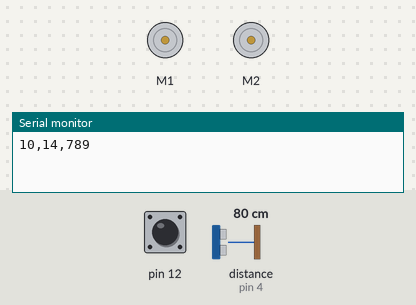
The sketch below on a simulated Arduino Uno, built with avr-gcc and run on an emulated ATmega328P. On the bench: 2 × DC motor (green arrow = forward, orange = backward, longer = faster), the last lines printed to the serial monitor. Wiring (inferred from the names in the program): ultrasonic range finder: trigger pin 2; echo pin 4. The inputs (shaded band) are chosen by the test bench; at power-on: pin 12 HIGH, distance to the obstacle (sensor on pin 4) 80 cm. The echo pulse lasts 58.3 µs per cm.

Above: at 1.2 s.
1.3 s: pin 12 pulled LOW for 0.15 s
At 2.6 s:
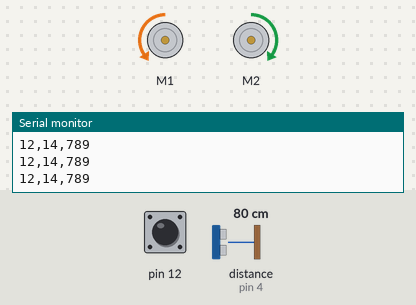
4.4 s: distance to the obstacle (sensor on pin 4) set to 2 cm
At 5.7 s:
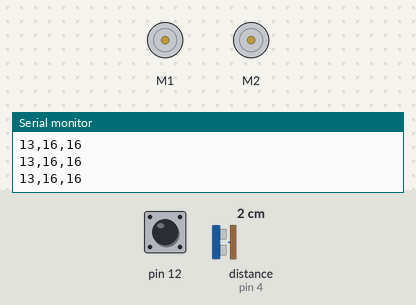
6.6 s: distance to the obstacle (sensor on pin 4) set to 9 cm
At 8.1 s:
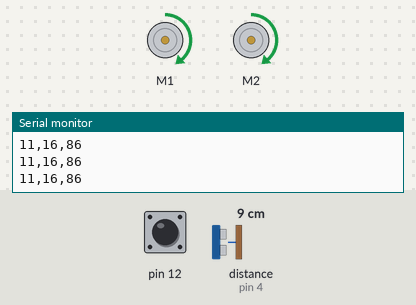
Timing chart, 0 to 15.6 s (numbered marks = the images above; inputs shaded):
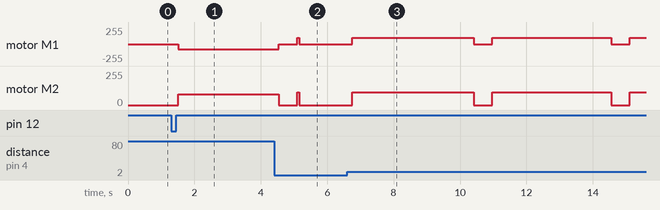

The sketch:

robotsinsa_sonor.ino
```cpp
#include <ZumoMotors.h>        //モータのライブラリ
#include <Adafruit_TCS34725.h> //カラーセンサのライブラリ
#include <Pushbutton.h>

Pushbutton button(ZUMO_BUTTON);

#define WHITE    0 //白
#define BLACK    1 //黒
#define RED      2 //赤
#define BLUE     3 //青
#define OTHER    4 //その他
#define INIT    10 //初期状態
#define FORWARD 11 //直進
#define ROTATE  12 //回転
#define STOP    13 //停止
#define SEARCH  14 //探索
#define FIND    15 //発見
#define PUSH    16 //押出
#define ROT    17 //回転押出


//150,125,100 or 150,150,150


//個体差によって変える変数

int mo_for = 150;   //通常時の前進速度
int mo_rot = 125;   //回転速度
int mo_rev = 100;   //角度調整の際の速度(回転速度よりも小さめに設定)

unsigned long t_for = 2000;   //前進する時間(ms)
unsigned long t_rot = 4000;   //回転する時間(ms)


//モータのglobal変数
ZumoMotors motors;
int motorL, motorR;

//超音波センサのglobal変数
const int trig = 2; //Tringピン
const int echo = 4; //Echoピン
int dist;           //距離(cm)
int rist;           //距離記録用の変数


//状態遷移のglobal変数
int mode;                 //ロボットの状態（初期状態／直進／回転／停止）
int mode2;                 //ロボットの状態2（探索／発見／押し出し）
unsigned long start_time; //時間計測の開始時間

int distance() {
  float interval; //Echoのパルス幅(μs)
  int dst;                //距離(mm)

  //10μsのパルスを超音波センサのTrigピンに出力
  digitalWrite(trig, HIGH);
  delayMicroseconds(10);
  digitalWrite(trig, LOW);

  //5767μs(100cm)、超音波が反射してこなければタイムアウトしてエラー値0を返す
  //Echo信号がHIGHである時間(μs)を計測
  interval = pulseIn(echo, HIGH, 5767);

  dst = interval * 340. / 2. * 1e-3 ; //距離(mm)に変換
  if (dst == 0) {dst = 1000;} //エラー値0（超音波が反射してこない）は100cmを検出したことにする
  delay(60); //trigがHIGHになる間隔を60ms以上空ける（超音波センサの仕様）

  return dst;
}


void task() {
  switch (mode) {
    case INIT: //初期状態
      button.waitForButton(); // Zumo buttonが押されるまで待機
      mode = ROTATE;
      start_time = millis();
      break;
    case FORWARD: //直進
      motorL = motorR = mo_for;

      if(mode2 == SEARCH){ //ロボットがカップを探している状態なら
      if(millis() - start_time > t_for){
        mode = ROTATE;
        start_time = millis();
        break;
      }
      //距離が30cm未満なら発見状態に
      if (dist < 400) {
        mode2 = PUSH; //mode2を押し出し状態
        start_time = millis();
        }
        break;
      }

      if(mode2 == PUSH){ //ロボットが押し出し状態なら

        if(millis() - start_time > 3500){ //3.5秒間キャッチできなかったらROTATEに
        mode = ROTATE;
        start_time = millis();
        break;
      }
        if (dist < 50) {
        mode = STOP; //停止
        break;
        }
      }
      break;

    case ROTATE: //回転
      if (dist < 400) {
        mode = ROT; //modeを調整に
        rist = dist;  //測定した距離を記録
        start_time = millis();
        break;
        }

      if (millis() - start_time < t_rot) { //回転
        motorL = -mo_rot; motorR = mo_rot;
      } else {
        mode = FORWARD;
        mode2 = SEARCH;
        start_time = millis();
      }
      break;

    case ROT: //微調整
    motorL = 0; motorR = 0;
      if(millis() - start_time < 500){  //0.5秒停止
        break;
        }
      if(millis() - start_time > 4000){  //4秒何もなければROTATEに
        mode = ROTATE;
        start_time = millis();
        break;
        }

      if(dist < rist+3){  //測定した値より現在の距離が小さくなれば
          mode = FORWARD;
          mode2 = PUSH;
          start_time = millis();
          break;
        }
      else{
          motorL = mo_rev; motorR = -mo_rev;  //調整のための逆回転
          break;
        }

     break;

    case STOP: //停止
      motorL = motorR = 0;
      if (dist > 40) {
        mode = FORWARD; //modeを前進状態
        mode2 = SEARCH; //mode2を探索状態
        start_time = millis();
        }
      break;
  }
}

void setup() {
  Serial.begin(9600);
  pinMode(trig, OUTPUT); //trigを出力ポートに設定
  pinMode(echo, INPUT);  //echoを入力ポートに設定
  mode = INIT;
  mode2 = SEARCH;
  motorL = motorR = 0;
}

void loop() {
  //モータを駆動
  motors.setSpeeds(motorL, motorR);

  //距離を計測
  dist = distance();
  Serial.print(mode);
  Serial.print(",");
  Serial.print(mode2);
  Serial.print(",");
  Serial.println(dist);


  task(); //演習10.2.2の主な処理をする関数
}
```

Measured:
- after the input at 1.3 s, motor M1: stopped → backward 79/255 after 0.22 s; motor M2: stopped → forward 79/255 after 0.22 s
- after the input at 4.4 s, motor M1: backward 79/255 → stopped after 0.15 s, → forward 95/255 0.55 s later, → stopped 0.06 s later; motor M2: forward 79/255 → stopped after 0.15 s, → forward 95/255 0.55 s later, → stopped 0.06 s later
- after the input at 6.6 s, motor M1, motor M2: alternates forward 95/255 for 3.6 s and stopped for 0.56 s, starting after 0.16 s
